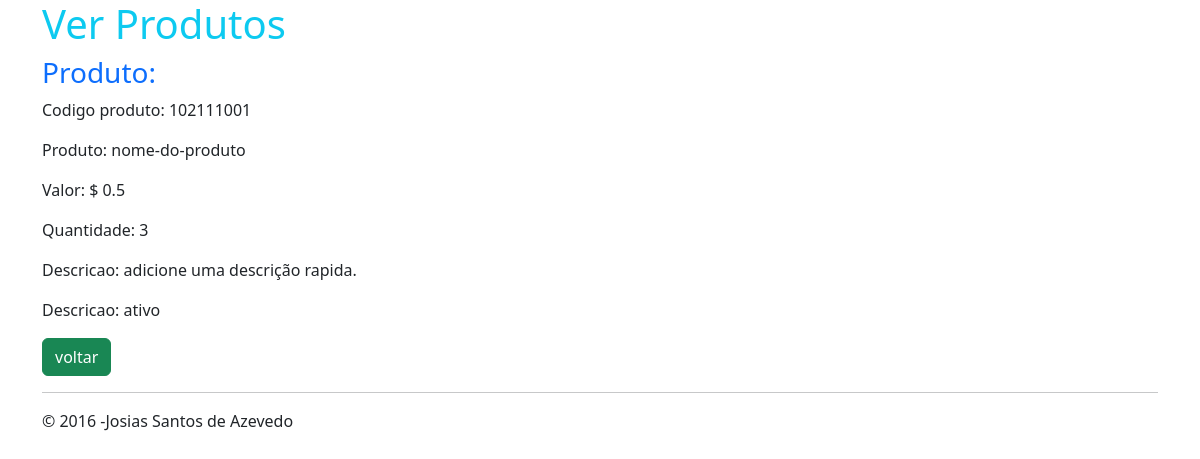
Screenshot of /produtos/ver.php?id_produto=12 (signed in) with the database file from the repository.
### tables this page shows
CREATE TABLE `produtos` (
  `id_produto` int(11) NOT NULL,
  `cod_prod` bigint(25) NOT NULL,
  `produto` varchar(100) NOT NULL,
  `quantidade` double(10,2) NOT NULL,
  `valor` double(10,2) NOT NULL,
  `descricao` varchar(150) NOT NULL,
  `status` int(1) NOT NULL
);

### produtos/ver.php (the view, shortened to what this page needs)
<?php
require_once('../database.php');
$id = $_GET['id_produto'];
$sql= 'SELECT * FROM produtos WHERE id_produto= ?';
$consulta = $conexao->prepare($sql);
$consulta->execute(array($id));
$dado = $consulta->fetch(PDO::FETCH_ASSOC);
?>
<!DOCTYPE html>
<html lang="pt-br">
<head>
 <link href="https://cdn.jsdelivr.net/npm/bootstrap@5.3.3/dist/css/bootstrap.min.css" rel="stylesheet">
</head>
<body>
			<div class="container">
				<h1 class="text-info">
Ver Produtos				</h1>
      <h3 class="text-primary">Produto:</h3>
<p>Codigo produto: <?php echo $dado['cod_prod'];?> </p>
<p>Produto: <?php echo $dado['produto'];?> </p>
<p>Valor: <?php echo '$ '.$dado['valor'];?> </p>
<p>Quantidade: <?php echo $dado['quantidade'];?> </p>
<p>Descricao: <?php echo $dado['descricao'];?> </p>
<?php if($dado['status'] > 0){ $status = 'ativo'; }else{ $status = 'desativado';}
echo '<p>Descricao: '.$status.'</p>
';
?>
<a class="btn btn-success" href = "listagem_p.php">voltar</a>
<hr/>
		<div class= "foot well">
		<P>&copy; 2016 -Josias Santos de Azevedo </P>
		</div>
</div>
</body>
</html>

### rows the page displays
produtos: cod_prod "102111001", produto "nome-do-produto", valor "0.5", quantidade "3", descricao "adicione uma descrição rapida.", status "ativo"
